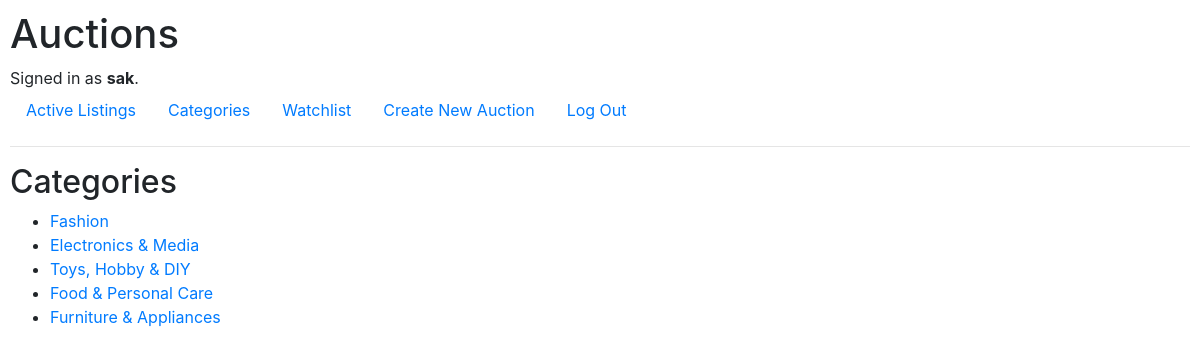
/categories (signed in), run on the app's committed database.
### auctions/models.py (models this page shows, shortened)
class User(AbstractUser):
    watching = ManyToManyField(
        'AuctionItem',
        blank=True,
        related_name='watched_by'
    )

class Category(models.Model):
    name = models.CharField(max_length=64)
    def __str__(self):
        return f"{self.name}"

### auctions/views.py (the view)
# urls.py: path("categories", views.categories, name="categories"),
def categories(request):
    return render(request, "auctions/categories.html", {
        'categories': Category.objects.all()
    })

### auctions/templates/auctions/categories.html (shortened to what this page needs)
{% extends 'auctions/layout.html' %}
{% block body %}
<h2>Categories</h2>
<ul>
    {% for category in categories %}
    <li><a href="{% url 'category_view' category.name %}">{{ category }}</a></li>
    {% endfor %}
</ul>
{% endblock %}

### auctions/templates/auctions/layout.html (shortened to what this page needs)
{% load static %}
<!DOCTYPE html>
<html lang="en">
<head>
    <link rel="stylesheet" href="https://stackpath.bootstrapcdn.com/bootstrap/4.4.1/css/bootstrap.min.css"
>
    <link href="{% static 'auctions/styles.css' %}" rel="stylesheet">
</head>
<body>
    <h1>Auctions</h1>
    <div>
        {% if user.is_authenticated %}
        Signed in as <strong>{{ user.username }}</strong>.
        {% else %}
        Not signed in.
        {% endif %}
    </div>
    <ul class="nav">
        <li class="nav-item">
            <a class="nav-link" href="{% url 'index' %}">Active Listings</a>
        </li>
        <li class="nav-item">
            <a class="nav-link" href="{% url 'categories' %}">Categories</a>
        </li>
        {% if user.is_authenticated %}
        <li class="nav-item">
            <a class="nav-link" href="{% url 'watchlist_view' user.id %}">Watchlist</a>
        </li>
        <li class="nav-item">
            <a class="nav-link" href="{% url 'new_auction' %}">Create New Auction</a>
        </li>
        <li class="nav-item">
            <a class="nav-link" href="{% url 'logout' %}">Log Out</a>
        </li>
        {% endif %}
    </ul>
    <hr>
    {% block body %}
    {% endblock %}
</body>
</html>

### auctions/static/auctions/styles.css (style rules this page uses)
body { padding: 10px; }

### data on the page
User: username "sak"
Category: name "Fashion"
Category: name "Electronics & Media"
Category: name "Toys, Hobby & DIY"
Category: name "Food & Personal Care"
Category: name "Furniture & Appliances"
